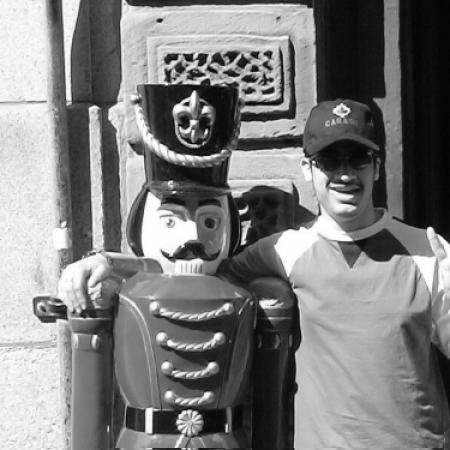
%> input picture HW3/Hi.tif, 450 x 450 px
$ octave test_DCT.m   (GNU Octave 9; MATLAB toolbox functions it lacks are replaced by stand-ins)
%> lines starting %> are read from the running program, lines starting %| are printed output that depends on the picture
%> further down, I is the input picture: size 450x450 uint8; min 0, max 255, mean 126.4
### HW3/HW3_dct.m
%% Mahyar Onsori 9632093
function J=HW3_dct(I,K,t)
%> called with K = 8, t = 100
%% Parameters
[x,y]=size(I);
%> x = 450; y = 450
xrem=mod(x,K);
%> xrem = 2
yrem=mod(y,K);
%> yrem = 2
newx=x+(K-xrem);
%> newx = 456
newy=y+(K-yrem);
%> newy = 456
selected=zeros(K,K);
fit_image=imresize(I,[newx,newy]);
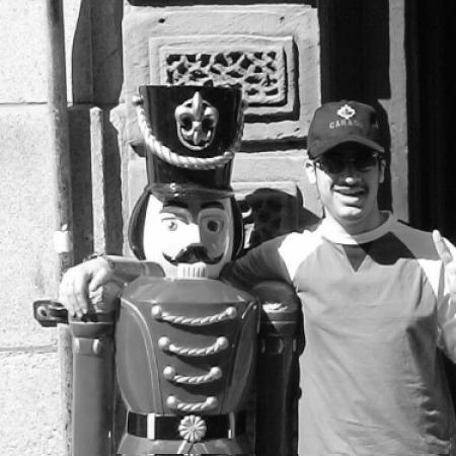
%> fit_image: size 456x456 uint8; min 0, max 255, mean 126.4
counter_d=0;
final_pic=zeros(newx,newy);
d=zeros(K,K);
%% DCT and Inverse DCT
for i=1:K:newx-K+1
    for j=1:K:newy-K+1
        selected(:,:)=fit_image(i:i+K-1,j:j+K-1); %% Selecting a K*K frame of image
        selected=uint8(selected); %% converting selected frame from double to uint8
        d=dct2(selected); %% calculating DCT for frame
        for a1=1:K
            for b1=1:K
                if(abs(d(a1,b1))<t)
                    d(a1,b1)=0; %% applying a thereshold to DCT result
                    counter_d=counter_d+1;
                end
            end
        end
        rc=uint8(idct2(d)); %% rc is the result of inverse DCT
        final_pic(i:i+K-1,j:j+K-1)=rc; %%placing rc into a K*K frame of final result
    end
end
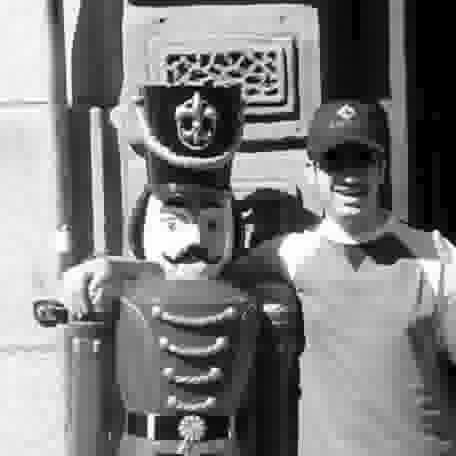
%> final_pic: size 456x456 double; min 0, max 255, mean 126
%> after the loop, counter_d = 202253; d = [526.5 0 0 0 0 0 0 0; 0 0 0 0 0 0 0 0; 0 0 0 0 0 0 0 0; 0 0 0 0 0 0 0 0; 0 0 0 0 0 0 0 0; 0 0 0 0 0 0 0 0; 0 0 0 0 0 0 0 0; 0 0 0 0 0 0 0 0]; selected = [93 87 100 75 72 73 61 58; 94 76 85 66 64 64 60 58; 94 68 75 59 60 57 60 60; 90 60 69 59 60 54 60 61; 87 54 65 59 61 53 59 62; 84 51 64 58 60 50 58 61; 45 42 101 72 66 62 60 51; 46 45 88 73 69 63 60 51]
J=uint8(final_pic);
%% Displaying Images and Showing results
imshow(fit_image);
title('Original Image');
figure;
imshow(J);
title('Reformed Image');
figure;
Diference=abs(fit_image-uint8(final_pic));
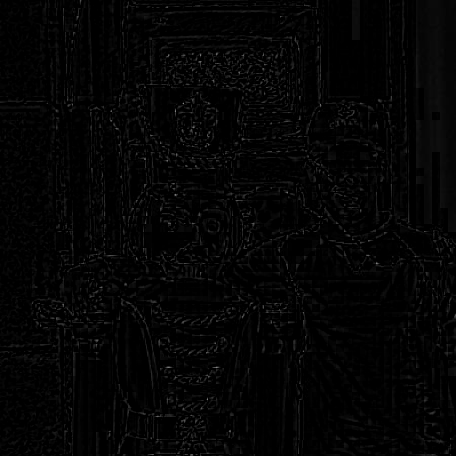
%> Diference: size 456x456 uint8; min 0, max 132, mean 4.4
imshow(Diference);
title('Diference');

d_percentage=100*(counter_d/(newx*newy));
%> d_percentage = 97.27
pSNR=psnr(uint8(final_pic),fit_image);
%> pSNR = 26.07

disp('Percentage of coefficients which their value is zero is :');
disp(d_percentage);
%| 97.267
disp('PSNR=');
disp(pSNR);
%| 26.066
end

### HW3/test_DCT.m
clc
close all
clear all
K=8;
t=100;
I=imread('Hi.tif');
PIC=HW3_dct(I,K,t);
